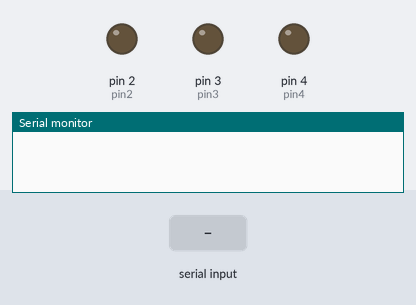
Bench run of a sketch on a simulated Arduino Uno, built with avr-gcc and run on an emulated ATmega328P. On the bench: output pins drawn as LEDs (lit = HIGH), the last lines printed to the serial monitor. The inputs (shaded band) are chosen by the test bench.

Above: at 1.2 s.
1.3 s: "2" received over Serial
At 2.2 s:
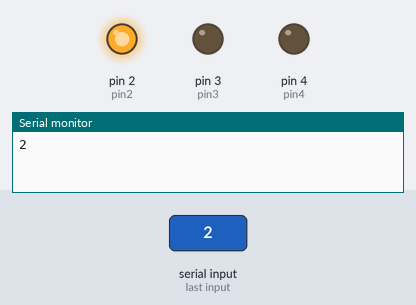
2.8 s: "3" received over Serial
At 5.5 s:
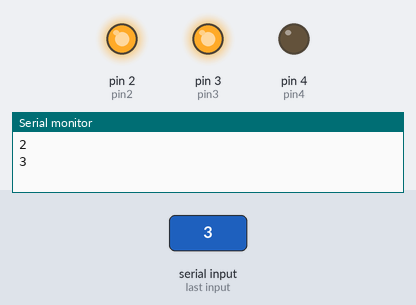
5.8 s: "a" received over Serial
At 7.9 s:
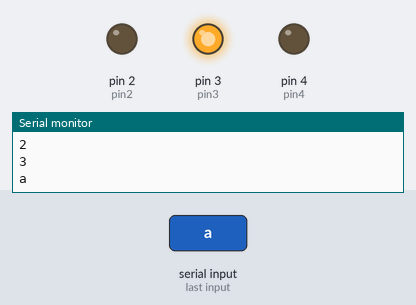
8.8 s: "4" received over Serial
At 9.1 s:
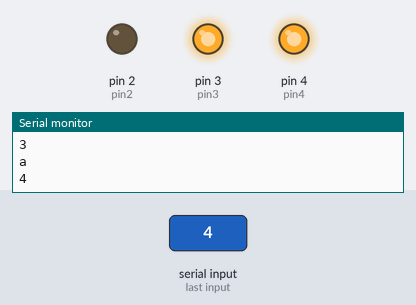
10.3 s: "b" received over Serial
At 12.5 s:
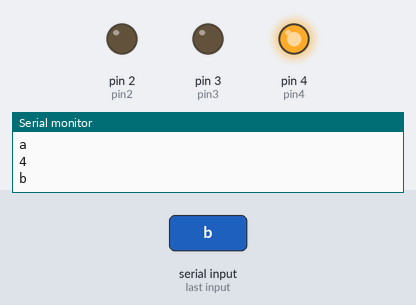
13.3 s: "2" received over Serial
At 13.7 s:
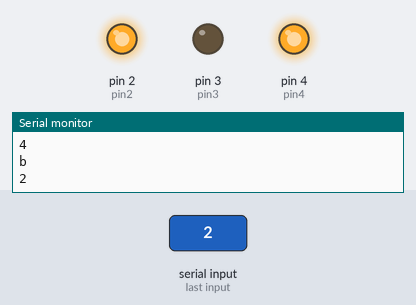
Timing chart, 0 to 15.8 s (numbered marks = the images above; inputs shaded):
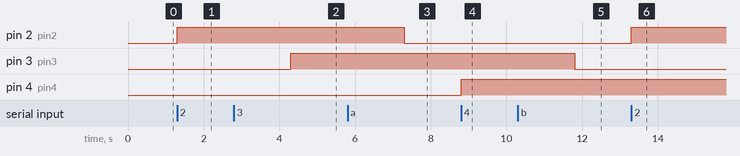

Measured:
- after the input at 1.3 s, pin 2 (pin2): LOW → HIGH at once
- after the input at 2.8 s, pin 3 (pin3): LOW → HIGH after 1.5 s
- after the input at 5.8 s, pin 2 (pin2): HIGH → LOW after 1.5 s
- after the input at 8.8 s, pin 4 (pin4): LOW → HIGH at once
- after the input at 10.3 s, pin 3 (pin3): HIGH → LOW after 1.5 s
- after the input at 13.3 s, pin 2 (pin2): LOW → HIGH at once

The sketch:

led.ino
```cpp
int pin2=2;
int pin3=3;
int pin4=4;


char state;

void setup() {
  // put your setup code here, to run once:
  Serial.begin(9600);

  pinMode(pin2,OUTPUT);
  pinMode(pin3,OUTPUT);
  pinMode(pin4,OUTPUT);
}

void loop() {
  // put your main code here, to run repeatedly:
  if(Serial.available()>0){
  state=Serial.read();
  Serial.println(state);
  }
  if(state=='2'){
    digitalWrite(pin2, HIGH);
    delay(3000);
  }
  else if(state=='3'){
    digitalWrite(pin3, HIGH);
    delay(3000);
  }
  else if(state=='4'){
    digitalWrite(pin4, HIGH);
    delay(3000);
  }
  else if(state=='a'){
    digitalWrite(pin2, LOW);
  }
  else if(state=='b'){
    digitalWrite(pin3, LOW);
  }
  else if(state=='c'){
    digitalWrite(pin4, LOW);
  }
  /*
  if(val==2){
    digitalWrite(pin1, HIGH);
    digitalWrite(pin1, HIGH);
  digitalWrite(pin2, HIGH);
  digitalWrite(pin3, HIGH);
  digitalWrite(pin4, HIGH);
  }

  else{

    digitalWrite(pin1, LOW);
  digitalWrite(pin2, LOW);
  digitalWrite(pin3, LOW);
  digitalWrite(pin4, LOW);// turn the LED off by making the voltage LOW

  }// wait for a second*/
}
```
